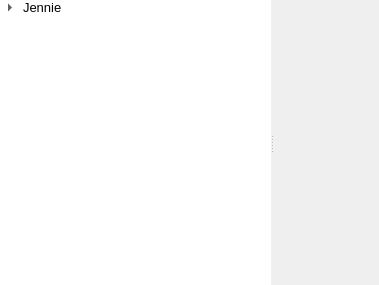
<?xml version="1.0" encoding="UTF-8"?>
<ui version="4.0">
 <class>device_hub</class>
 <widget class="QWidget" name="device_hub">
  <property name="geometry">
   <rect>
    <x>0</x>
    <y>0</y>
    <width>379</width>
    <height>285</height>
   </rect>
  </property>
  <property name="windowTitle">
   <string>Device Hub</string>
  </property>
  <property name="styleSheet">
   <string notr="true">#device_hub { border: 0px }</string>
  </property>
  <layout class="QGridLayout" name="device_hub_main">
   <property name="leftMargin">
    <number>0</number>
   </property>
   <property name="topMargin">
    <number>0</number>
   </property>
   <property name="rightMargin">
    <number>0</number>
   </property>
   <property name="bottomMargin">
    <number>0</number>
   </property>
   <property name="spacing">
    <number>0</number>
   </property>
   <item row="0" column="0">
    <widget class="QSplitter" name="splitter">
     <property name="orientation">
      <enum>Qt::Horizontal</enum>
     </property>
     <property name="handleWidth">
      <number>2</number>
     </property>
     <property name="childrenCollapsible">
      <bool>false</bool>
     </property>
     <widget class="QTreeWidget" name="device_list">
      <property name="font">
       <font>
        <family>MS Shell Dlg 2</family>
        <pointsize>10</pointsize>
       </font>
      </property>
      <property name="frameShape">
       <enum>QFrame::NoFrame</enum>
      </property>
      <property name="frameShadow">
       <enum>QFrame::Plain</enum>
      </property>
      <property name="lineWidth">
       <number>0</number>
      </property>
      <property name="uniformRowHeights">
       <bool>true</bool>
      </property>
      <attribute name="headerVisible">
       <bool>false</bool>
      </attribute>
      <column>
       <property name="text">
        <string>Device</string>
       </property>
      </column>
      <item>
       <property name="text">
        <string>Jennie</string>
       </property>
       <property name="icon">
        <iconset resource="../resources/resources.qrc">
         <normaloff>:/device_hub/computer</normaloff>:/device_hub/computer</iconset>
       </property>
       <item>
        <property name="text">
         <string>Camera</string>
        </property>
        <property name="icon">
         <iconset resource="../resources/resources.qrc">
          <normaloff>:/device_hub/camera</normaloff>:/device_hub/camera</iconset>
        </property>
        <item>
         <property name="text">
          <string>Hamamatsu C114400-22CU (8x0521)</string>
         </property>
         <property name="icon">
          <iconset resource="../resources/resources.qrc">
           <normaloff>:/device_hub/camera</normaloff>:/device_hub/camera</iconset>
         </property>
        </item>
       </item>
       <item>
        <property name="text">
         <string>Light Source</string>
        </property>
        <property name="icon">
         <iconset resource="../resources/resources.qrc">
          <normaloff>:/device_hub/lightsource</normaloff>:/device_hub/lightsource</iconset>
        </property>
       </item>
       <item>
        <property name="text">
         <string>Modulator</string>
        </property>
        <property name="icon">
         <iconset resource="../resources/resources.qrc">
          <normaloff>:/device_hub/modulator</normaloff>:/device_hub/modulator</iconset>
        </property>
       </item>
       <item>
        <property name="text">
         <string>Motion</string>
        </property>
        <property name="icon">
         <iconset resource="../resources/resources.qrc">
          <normaloff>:/device_hub/motion</normaloff>:/device_hub/motion</iconset>
        </property>
       </item>
       <item>
        <property name="text">
         <string>Sensor</string>
        </property>
        <property name="icon">
         <iconset resource="../resources/resources.qrc">
          <normaloff>:/device_hub/sensor</normaloff>:/device_hub/sensor</iconset>
        </property>
       </item>
       <item>
        <property name="text">
         <string>Sequencer</string>
        </property>
        <property name="icon">
         <iconset resource="../resources/resources.qrc">
          <normaloff>:/device_hub/sequencer</normaloff>:/device_hub/sequencer</iconset>
        </property>
       </item>
      </item>
     </widget>
     <widget class="ParameterTree" name="parameters" native="true">
      <property name="font">
       <font>
        <pointsize>10</pointsize>
       </font>
      </property>
     </widget>
    </widget>
   </item>
  </layout>
 </widget>
 <customwidgets>
  <customwidget>
   <class>ParameterTree</class>
   <extends>QWidget</extends>
   <header>pyqtgraph.parametertree</header>
   <container>1</container>
  </customwidget>
 </customwidgets>
 <resources>
  <include location="../resources/resources.qrc"/>
 </resources>
 <connections/>
</ui>
